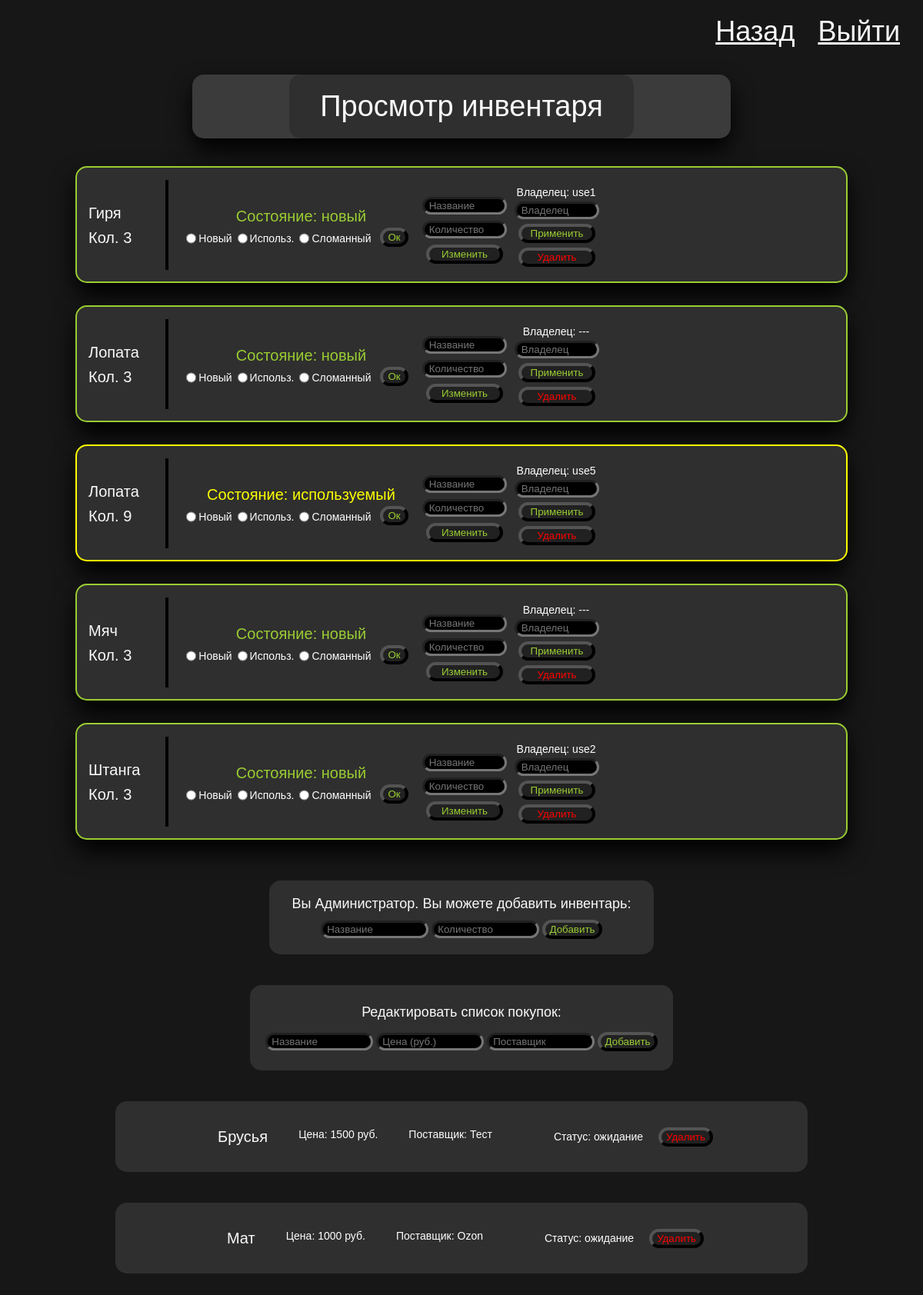
/view, run on the app's committed database.
### tables this page shows
CREATE TABLE inventory(
    item_id INTEGER PRIMARY KEY AUTOINCREMENT,
    item_title TEXT  NOT NULL,
    item_number INTEGER, /* РљРѕР»РёС‡РµСЃС‚РІРѕ */
    item_photo TEXT,  /* РїСѓС‚СЊ Рє С„Р°Р№Р»Сѓ */
    item_req TEXT,  /* login usera РІР»Р°РґРµР»СЊС†Р° */
    item_ur1 TEXT, /* login usera СЃ Р·Р°РїСЂРѕСЃРѕРј*/
    item_cond TEXT,  /* СЃРѕСЃС‚РѕСЏРЅРёРµ РїСЂРµРґРјРµС‚Р° */
    item_school INTEGER
);

CREATE TABLE tobuylist(
    buy_id INTEGER PRIMARY KEY AUTOINCREMENT,
    buy_title TEXT UNIQUE NOT NULL,
    buy_cost INTEGER, 
    -- С†РµРЅР° РІ СЂСѓР±Р»СЏС…
    buy_from TEXT,
    -- РїРѕСЃС‚Р°РІС‰РёРє
    buy_cond TEXT
    -- РЎС‚Р°С‚СѓСЃ - РѕР¶РёРґР°РЅРёРµ / РєСѓРїР»РµРЅРѕ
);

### app.py (the view, shortened to what this page needs)
@app.route("/view", methods = ["GET"])
def view():
    conn = get_db_connection()
    rows = conn.cursor().execute(
        "SELECT COUNT(*) FROM inventory;"
    ).fetchone()[0]
    """
    print(rows)
    if request.method == "POST":
        try:
            titles = []
            for i in range(1, rows + 1):
                c = conn.execute(
                "SELECT * FROM inventory WHERE item_id = ?;",
                    (i,)).fetchone()
                titles.append(c)

            for t in titles:
                Cond = request.form[titles[t]]
                conn.execute(
                "INSERT INTO inventory (item_cond) VALUES (?);",
                (Cond,))
            conn.commit()
        except:
            pass
    """
    urows = conn.cursor().execute(
        "SELECT COUNT(*) FROM userlist;"
    ).fetchone()[0]
    items = []
    record = conn.cursor().execute(
        "SELECT * FROM inventory ORDER BY item_title ASC;"
    ).fetchall()
    items = record
    tobuy = conn.execute(
            "SELECT * FROM tobuylist ORDER BY buy_title ASC"
        ).fetchall()
    if (IsAdmin1()): # For ADMIN
        usersall = conn.execute(
            "SELECT * FROM userlist;",
        ).fetchall()
        users = []
        for u in usersall:
            if (u["user_request_inv"] != None):
                req = str.split(u["user_request_inv"], sep=" ")
                users.append([req[0], req[1],   u["user_login"], u['user_id'], req[2]])
                print(req, "rec")
    print(items, "items")
    conn.close()
    print(users, "users")
    RecordsInv()
    return render_template("view.html", isadmin = IsAdmin1(),
        items = items, users = users, tobuy = tobuy,
        session = session)

### app.py (called while the page is built)
def get_db_connection():
    conn = sqlite3.connect(DATABASE)
    conn.row_factory = sqlite3.Row
    return conn

def RecordsInv():
    conn = get_db_connection()
    try:
        recs = conn.cursor().execute(
            "SELECT * FROM inventory;"
        ).fetchall()[0]
        print(recs, "recs")
        return recs
    except IndexError:
        print("Empty list")
    conn.close()

def IsAdmin1(session = session,
            key = "user_role",
            value = "admin"):
    try:
        if(session[key] == value):
            isadmin = True
        else:
            isadmin = False
    except:
        return redirect(url_for("login"))
    return isadmin

### templates/view.html (shortened to what this page needs)
<!DOCTYPE html>
<html>
<head>
    <link rel="stylesheet" href="/static/StyleDef.css">
</head>
<body class="main1">
    <div style="display: flex; justify-content: end;">
        <a href="{{ url_for('blank') }}" class="whiteText"
        style="display: block; margin: 20px 30px 0 0; ">Назад</a>
        <a href="{{ url_for('logout') }}" class="whiteText"
        style="display: block; margin: 20px 30px 0 0;">
        Выйти
    </a>
    </div>
    <div class="CenPar" style="align-items: center">
        <div class="lightFill1 Dshadow1" style="display: flex; flex-direction: row;
        height: max-content; margin: 35px 0 30px 0; justify-content: center; width: var(--RegNeedWidth);"
        id="NotAuth1">
        <p class="whiteText GrayRect" style="margin: 0% 10% 0% 10%;
        padding: 20px 40px 20px 40px;  font-size: 38px;
        ">Просмотр инвентаря</p>
        </div>
        {% if isadmin %}
        {% for item in items %}
        <div style="display: flex; flex-direction: column; align-items: center;
        width: calc(100vw - 200px); min-height: fit-content; min-width: fit-content;">
        <div id="{{item['item_id']}}" class="GrayRect Dshadow1 divFlexCol" style="margin: 6px 0 6px 0;display: flex; height: 130px;
        border: 2px solid black; width: calc(100vw - 200px); height: calc(16vh + 20px); min-height: fit-content;
        align-items: flex-start; min-width: fit-content;">
        <div  style="
        display: flex; ">
          <div class="divFlexCol" style="align-items: flex-start;width: 100px;min-width: fit-content;
          max-width: 100px;">
            <p class="whiteText texthere1">{{ item["item_title"] }}</p>
            <p class="whiteText texthere1">Кол. {{ item["item_number"] }}</p>
          </div>
          <div class="divide1"></div>
          <div class="divFlexCol" style="margin: 0 0 0 10px; width: 310px;">
              <div  class="divFlexCol">
                <p id="c{{item['item_id']}}" class="whiteText texthere1" style="color: yellowgreen;">Состояние: {{ item["item_cond"] }}</p>
              <form method="post" action="/view/cond/{{ item['item_id'] }}" style="display: flex;">
                <input id="new" name="{{ item['item_title'] }}"  type="radio" value="новый">
                <label class="intext1" for="new">Новый</label>
                <input id="use" name="{{ item['item_title'] }}"  type="radio" value="используемый">
                <label class="intext1" for="new">Использ.</label>
                <input id="bad" name="{{ item['item_title'] }}"  type="radio" value="сломанный">
                <label class="intext1" for="new">Сломанный</label>
                <input class="defBut1 GreenHov" style="width: auto; color: yellowgreen; margin-left: 10px;"  type="submit" value="Ок">
              </form>
            </div>
          </div>
          <form method="post" action="/view/item/{{ item['item_id'] }}" class="divFlexCol" style="margin: 15px 0px 0 10px;">
            <input size="10" style="width: 100px;" class="sm1 inDark" type="text" id="{{ item['item_title'] }}" name="{{ item['item_title'] }}" placeholder=" Название" >
            <input style="width: 100px;" class="sm1 inDark" id="num{{item['item_id']}}" name="num{{ item['item_id'] }}" type="number" placeholder=" Количество" >
            <input class="defBut1 GreenHov sm1" style="width: 100px; color: yellowgreen;" type="submit" value="Изменить">
          </form>
          <div class="divFlexCol" style="margin: 2px 0px 0 10px; padding: 0 0px 0 0;">
            <form method="post" action="/view/use/{{ item['item_id'] }}" class="divFlexCol" style="padding: 0px 25px 0px 0px;">
              <p class="intext1">Владелец: {{ item['item_req'] }}</p>
              <input style="width: 100px;" size="10" class="sm1 inDark" type="text" id="useby" name="use{{ item['item_id'] }}" placeholder=" Владелец" >
              <input id="newuser"  class="defBut1 GreenHov sm1" style="width: 100px; color: yellowgreen;margin-top: 2px;" type="submit" value="Применить">
              </form>
            <form method="post" action="/view/del/{{ item['item_id'] }}" style="margin: 0 0px 0 0px; padding-right: 25px;">
              <input id="delete" class="defBut1 GreenHov sm1" style="width: 100px; color: red;margin-top: 2px;" type="submit" value="Удалить">
            </form>
          </div>
        </div>
        </div>
        {% endfor %}
        {% endif %}
        </div>
    {% if isadmin %}
    <div class="divFlexCol" style="display: flex; align-items: center; justify-content: center;min-width: fit-content">
      <div class="GrayRect" style="margin: 30px 0 20px 0;">
        <div class="whiteText" style="font-size: 18px; padding: 20px 30px 10px 30px; ">Вы Администратор. Вы можете добавить инвентарь:</div>
        <form id="NewItem" method="post" action="/view/new" style="margin-bottom: 20px;">
            <input class="inDark w140px" id="title" name="title" type="text" placeholder=" Название" required>
            <input class="inDark w140px" id="Number" name="Number" type="number" placeholder=" Количество" required>
            <input class="defBut1" style="width: max-content; color: yellowgreen;" type="submit" value="Добавить"
            title="Новый предмет">
        </form>
      </div>
    <div class="GrayRect" style="margin: 20px 0 20px 0; padding: 20px;">
      <p class="whiteText" style="font-size: 18px; margin: 5px 0 15px 0;">
        Редактировать список покупок:
      </p>
      <form method="post" action="/view/tobuy" style="margin-bottom: 5px;">
        <input class="inDark w140px" id="title" name="title" type="text" placeholder=" Название" required>
        <input class="inDark w140px" id="cost" name="cost" type="number" placeholder=" Цена (руб.)">
        <input class="inDark w140px" id="from" name="from" type="text" placeholder=" Поставщик" required>
        <input class="defBut1" style="color: yellowgreen; width: auto;" type="submit"
        title="Добавить в список" value="Добавить">
      </form>
    </div>
    </div>
    {% endif %}
    {% if isadmin %}
    <div class="divFlexCol" style="margin: 0px 0 20px 0; width: calc(90vw - 40px);
    min-width: fit-content;">
    {% for buy in tobuy %}
      <div class="GrayRect" style="min-width:fit-content;width: calc(90vw - 200px);
      height: 9vh; min-height: fit-content; margin: 20px; padding: 10px; display: flex;
      align-items: center;justify-content: center;">
      <div style="display: flex; flex-direction: row;">
        <p class="whiteText texthere1 sd1" style="margin-left: 10px;">{{buy['buy_title']}}</p>
        <p class="whiteText intext1 sd1">Цена: {{buy['buy_cost']}} руб.</p>
        <p class="whiteText intext1 sd1">Поставщик: {{buy['buy_from']}}</p>
      </div>
      <div style="display: flex; align-items: center;justify-content: end;">
        <p class="whiteText intext1 sd1" style="margin-left: 60px;">Статус: {{buy['buy_cond']}}</p>
        <form method="post" action="/view/buydel/{{buy['buy_id']}}">
          <input name="bdel{{buy['buy_id']}}" class="defBut1"
          style="width: auto; color: red;" type="submit" value="Удалить">
        </form>
      </div>
      </div>
    {% endfor %}
    </div>
    {% endif %}
    </div>
</body>
</html>

### static/StyleDef.css (style rules this page uses)
:root { --RegNeedWidth: 700px; --InvDiv1w1: 70px; }
.main1 { background-color: rgb(23, 23, 23); height: 100%; color: rgb(250, 250, 250); margin: auto }
.whiteText { color: rgb(250, 250, 250); font-family: Arial, Helvetica, sans-serif; text-align: center; font-size: 36px; }
.GrayRect { display: inline; text-align: center; background-color: rgb(47, 47, 47); border-radius: 15px; }
.lightFill1 { background-color:rgb(59, 59, 59); border-radius: 15px; }
.Dshadow1 { box-shadow: 0 15px 30px black; }
.CenPar { width: 100%; height: 100%; display: flex; justify-content: center; flex-direction: column; flex-wrap: wrap; align-content: center; }
.defBut1 { background-color: rgb(33, 33, 33); border-radius: 15px; border-width: 4px; width: calc((var(--RegNeedWidth) - var(--InvDiv1w1)) / 2); }
.divFlexCol { display: flex; flex-direction: column; flex-wrap: nowrap; justify-content: center; align-items: center; }
.inDark { background-color: black; color: white; border-radius: 15px; border-width: 3px; }

### templates/view.html (style rules this page uses)
.texthere1 { margin: 6px 0 3px 15px; font-size: 20px; }
.intext1 { margin: 6px 2px 0px 0; font-size: 14px; font-family: Arial, Helvetica, sans-serif; color: white; }
.divide1 { display: block; width: 4px; height: auto; background-color: black; margin: 0 0px 0 15px; }
.sm1 { margin: 4px 0 4px 0; }
.w140px { width: 130px; }
.sd1 { margin: 5px 20px 5px 20px; }

### data on the page
inventory: item_title "Гиря", item_number "3", item_cond "новый", item_req "use1"
inventory: {{ item['item_id'] }} 1 (drawn), item_title "Лопата", item_number "3", item_cond "новый", item_req "---"
inventory: item_title "Лопата", item_number "9", item_cond "используемый", item_req "use5"
inventory: item_title "Мяч", item_number "3", item_cond "новый", item_req "---"
inventory: item_title "Штанга", item_number "3", item_cond "новый", item_req "use2"
tobuylist: buy_title "Брусья", buy_cost "1500", buy_from "Тест", buy_cond "ожидание"
tobuylist: buy_title "Мат", buy_cost "1000", buy_from "Ozon", buy_cond "ожидание"
